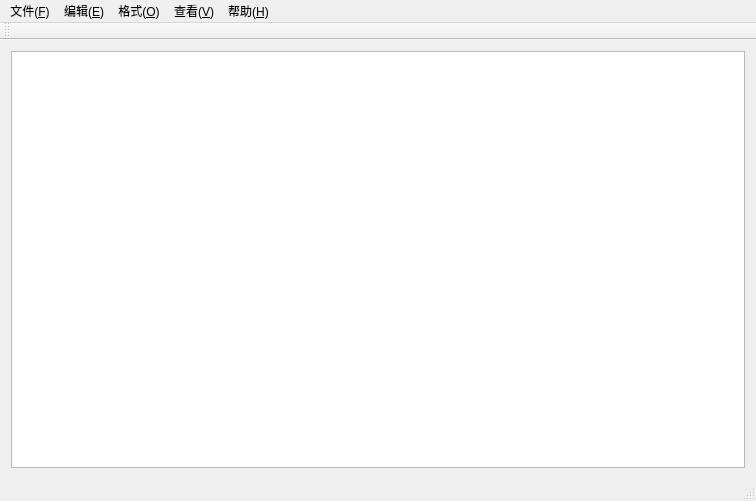
<?xml version="1.0" encoding="UTF-8"?>
<ui version="4.0">
 <class>MainWindow</class>
 <widget class="QMainWindow" name="MainWindow">
  <property name="geometry">
   <rect>
    <x>0</x>
    <y>0</y>
    <width>756</width>
    <height>501</height>
   </rect>
  </property>
  <property name="windowTitle">
   <string>MainWindow</string>
  </property>
  <widget class="QWidget" name="centralWidget">
   <layout class="QVBoxLayout" name="verticalLayout">
    <item>
     <widget class="QTextEdit" name="textEdit"/>
    </item>
   </layout>
  </widget>
  <widget class="QMenuBar" name="menuBar">
   <property name="geometry">
    <rect>
     <x>0</x>
     <y>0</y>
     <width>756</width>
     <height>23</height>
    </rect>
   </property>
   <widget class="QMenu" name="file">
    <property name="title">
     <string>文件(&amp;F)</string>
    </property>
    <addaction name="newFile"/>
    <addaction name="openFile"/>
    <addaction name="saveFile"/>
    <addaction name="saveAs"/>
    <addaction name="separator"/>
    <addaction name="exitFile"/>
   </widget>
   <widget class="QMenu" name="edite">
    <property name="title">
     <string>编辑(&amp;E)</string>
    </property>
    <addaction name="cancel"/>
    <addaction name="separator"/>
    <addaction name="cut"/>
    <addaction name="copy"/>
    <addaction name="paste"/>
    <addaction name="delete_L"/>
    <addaction name="separator"/>
    <addaction name="lookup"/>
    <addaction name="findNext"/>
    <addaction name="replace"/>
    <addaction name="goto_G"/>
    <addaction name="separator"/>
    <addaction name="checkAll"/>
    <addaction name="date"/>
   </widget>
   <widget class="QMenu" name="format">
    <property name="title">
     <string>格式(&amp;O)</string>
    </property>
    <addaction name="wordWrap"/>
    <addaction name="font"/>
    <addaction name="color"/>
   </widget>
   <widget class="QMenu" name="lookOver">
    <property name="title">
     <string>查看(&amp;V)</string>
    </property>
    <addaction name="status"/>
   </widget>
   <widget class="QMenu" name="help">
    <property name="title">
     <string>帮助(&amp;H)</string>
    </property>
    <addaction name="helpView"/>
    <addaction name="separator"/>
    <addaction name="aboutNote"/>
   </widget>
   <addaction name="file"/>
   <addaction name="edite"/>
   <addaction name="format"/>
   <addaction name="lookOver"/>
   <addaction name="help"/>
  </widget>
  <widget class="QToolBar" name="mainToolBar">
   <attribute name="toolBarArea">
    <enum>TopToolBarArea</enum>
   </attribute>
   <attribute name="toolBarBreak">
    <bool>false</bool>
   </attribute>
  </widget>
  <widget class="QStatusBar" name="statusBar"/>
  <action name="newFile">
   <property name="text">
    <string>新建(&amp;N)</string>
   </property>
  </action>
  <action name="openFile">
   <property name="text">
    <string>打开(&amp;O)</string>
   </property>
  </action>
  <action name="saveFile">
   <property name="text">
    <string>保存(&amp;S)</string>
   </property>
  </action>
  <action name="saveAs">
   <property name="text">
    <string>另存为(&amp;A)</string>
   </property>
  </action>
  <action name="exitFile">
   <property name="text">
    <string>退出(&amp;X)</string>
   </property>
  </action>
  <action name="cancel">
   <property name="text">
    <string>撤销(&amp;U)</string>
   </property>
  </action>
  <action name="cut">
   <property name="text">
    <string>剪切(&amp;T)</string>
   </property>
  </action>
  <action name="copy">
   <property name="text">
    <string>复制(&amp;C)</string>
   </property>
  </action>
  <action name="paste">
   <property name="text">
    <string>粘贴(&amp;P)</string>
   </property>
  </action>
  <action name="delete_L">
   <property name="text">
    <string>删除(&amp;L)</string>
   </property>
  </action>
  <action name="lookup">
   <property name="text">
    <string>查找(&amp;F)...</string>
   </property>
  </action>
  <action name="findNext">
   <property name="text">
    <string>查找下一个(&amp;N)</string>
   </property>
  </action>
  <action name="replace">
   <property name="text">
    <string>替换(&amp;R)</string>
   </property>
  </action>
  <action name="goto_G">
   <property name="text">
    <string>转到(&amp;G)...</string>
   </property>
  </action>
  <action name="checkAll">
   <property name="text">
    <string>全选(&amp;A)</string>
   </property>
  </action>
  <action name="date">
   <property name="text">
    <string>时间/日期(&amp;D)</string>
   </property>
  </action>
  <action name="wordWrap">
   <property name="text">
    <string>自动换行(&amp;W)</string>
   </property>
  </action>
  <action name="font">
   <property name="text">
    <string>字体(&amp;F)...</string>
   </property>
  </action>
  <action name="status">
   <property name="text">
    <string>状态栏(&amp;S)</string>
   </property>
  </action>
  <action name="helpView">
   <property name="text">
    <string>查看帮助(&amp;H)</string>
   </property>
  </action>
  <action name="aboutNote">
   <property name="text">
    <string>关于记事本(&amp;A)</string>
   </property>
  </action>
  <action name="color">
   <property name="text">
    <string>颜色(&amp;c)...</string>
   </property>
  </action>
 </widget>
 <layoutdefault spacing="6" margin="11"/>
 <resources/>
 <connections/>
</ui>
